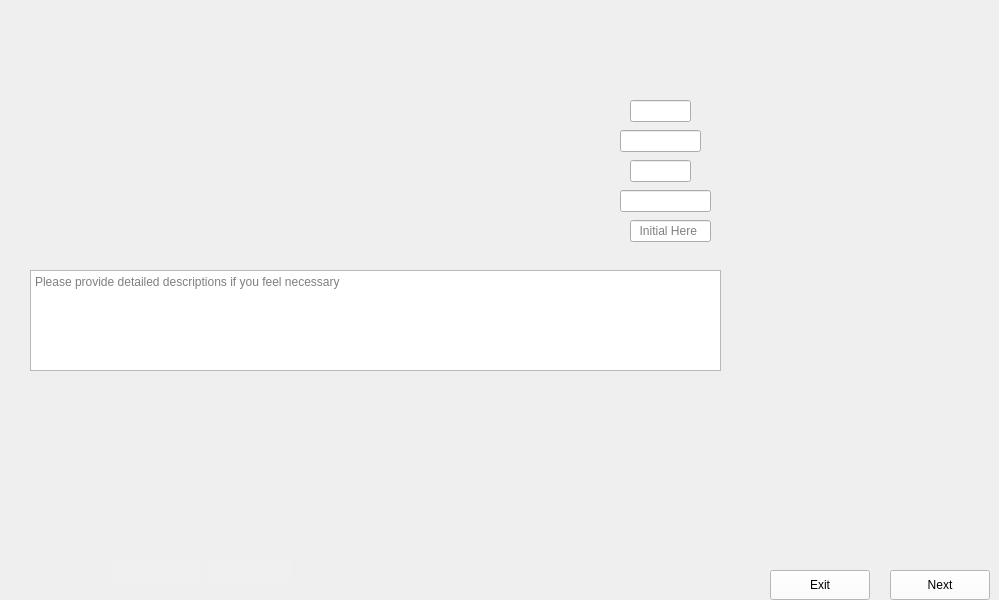
      <widget class="QWidget" name="Fill_Second_Pillars_and_Frame_3">
       <property name="maximumSize">
        <size>
         <width>1024</width>
         <height>600</height>
        </size>
       </property>
       <property name="styleSheet">
        <string notr="true">border-image: url(:/images/images/Fill_Second_Pillars_and_Frame_3.png);</string>
       </property>
       <widget class="QLineEdit" name="Fill_Second_Pillars_and_Frame_3_Data1">
        <property name="geometry">
         <rect>
          <x>630</x>
          <y>100</y>
          <width>61</width>
          <height>22</height>
         </rect>
        </property>
        <property name="styleSheet">
         <string notr="true">border-image:None;</string>
        </property>
       </widget>
       <widget class="QLineEdit" name="Fill_Second_Pillars_and_Frame_3_Data2">
        <property name="geometry">
         <rect>
          <x>620</x>
          <y>130</y>
          <width>81</width>
          <height>22</height>
         </rect>
        </property>
        <property name="styleSheet">
         <string notr="true">border-image:None;</string>
        </property>
       </widget>
       <widget class="QLineEdit" name="Fill_Second_Pillars_and_Frame_3_Data3">
        <property name="geometry">
         <rect>
          <x>630</x>
          <y>160</y>
          <width>61</width>
          <height>22</height>
         </rect>
        </property>
        <property name="styleSheet">
         <string notr="true">border-image:None;</string>
        </property>
       </widget>
       <widget class="QLineEdit" name="Fill_Second_Pillars_and_Frame_3_Data4">
        <property name="geometry">
         <rect>
          <x>620</x>
          <y>190</y>
          <width>91</width>
          <height>22</height>
         </rect>
        </property>
        <property name="styleSheet">
         <string notr="true">border-image:None;</string>
        </property>
       </widget>
       <widget class="QLineEdit" name="Fill_Second_Pillars_and_Frame_3_Data0">
        <property name="geometry">
         <rect>
          <x>630</x>
          <y>220</y>
          <width>81</width>
          <height>22</height>
         </rect>
        </property>
        <property name="styleSheet">
         <string notr="true">border-image:None;</string>
        </property>
        <property name="placeholderText">
         <string>  Initial Here</string>
        </property>
       </widget>
       <widget class="QTextEdit" name="Fill_Second_Pillars_and_Frame_3_Comments">
        <property name="geometry">
         <rect>
          <x>30</x>
          <y>270</y>
          <width>691</width>
          <height>101</height>
         </rect>
        </property>
        <property name="styleSheet">
         <string notr="true">border-image:None;</string>
        </property>
        <property name="placeholderText">
         <string>Please provide detailed descriptions if you feel necessary </string>
        </property>
       </widget>
       <widget class="QLineEdit" name="Fill_Second_Pillars_and_Frame_3_Initials">
        <property name="geometry">
         <rect>
          <x>210</x>
          <y>560</y>
          <width>81</width>
          <height>22</height>
         </rect>
        </property>
        <property name="styleSheet">
         <string notr="true">QLineEdit{
background-color: rgb(240, 240, 240);
border: none;
border-image:None;
}</string>
        </property>
       </widget>
       <widget class="QLineEdit" name="Fill_Second_Pillars_and_Frame_3_Dates">
        <property name="geometry">
         <rect>
          <x>110</x>
          <y>560</y>
          <width>91</width>
          <height>22</height>
         </rect>
        </property>
        <property name="styleSheet">
         <string notr="true">QLineEdit{
background-color: rgb(240, 240, 240);
border: none;
border-image:None;
}</string>
        </property>
       </widget>
       <widget class="QPushButton" name="Fill_Second_Pillars_and_Frame_3_Next">
        <property name="geometry">
         <rect>
          <x>890</x>
          <y>570</y>
          <width>100</width>
          <height>30</height>
         </rect>
        </property>
        <property name="styleSheet">
         <string notr="true">QPushButton{
background-color: rgb(255, 255, 255);
height: 35px;
border-image:None;
}
QPushButton::hover{
background-color: rgb(0, 0, 255);
}
QPushButton:pressed{
padding-top:7px;
padding-top:7px;
}</string>
        </property>
        <property name="text">
         <string>Next</string>
        </property>
       </widget>
       <widget class="QPushButton" name="Fill_Second_Pillars_and_Frame_3_Back">
        <property name="geometry">
         <rect>
          <x>770</x>
          <y>570</y>
          <width>100</width>
          <height>30</height>
         </rect>
        </property>
        <property name="styleSheet">
         <string notr="true">QPushButton{
background-color: rgb(255, 255, 255);
height: 35px;
border-image:None;
}
QPushButton::hover{
background-color: rgb(0, 0, 255);
}
QPushButton:pressed{
padding-top:7px;
padding-top:7px;
}</string>
        </property>
        <property name="text">
         <string>Exit</string>
        </property>
       </widget>
      </widget>
